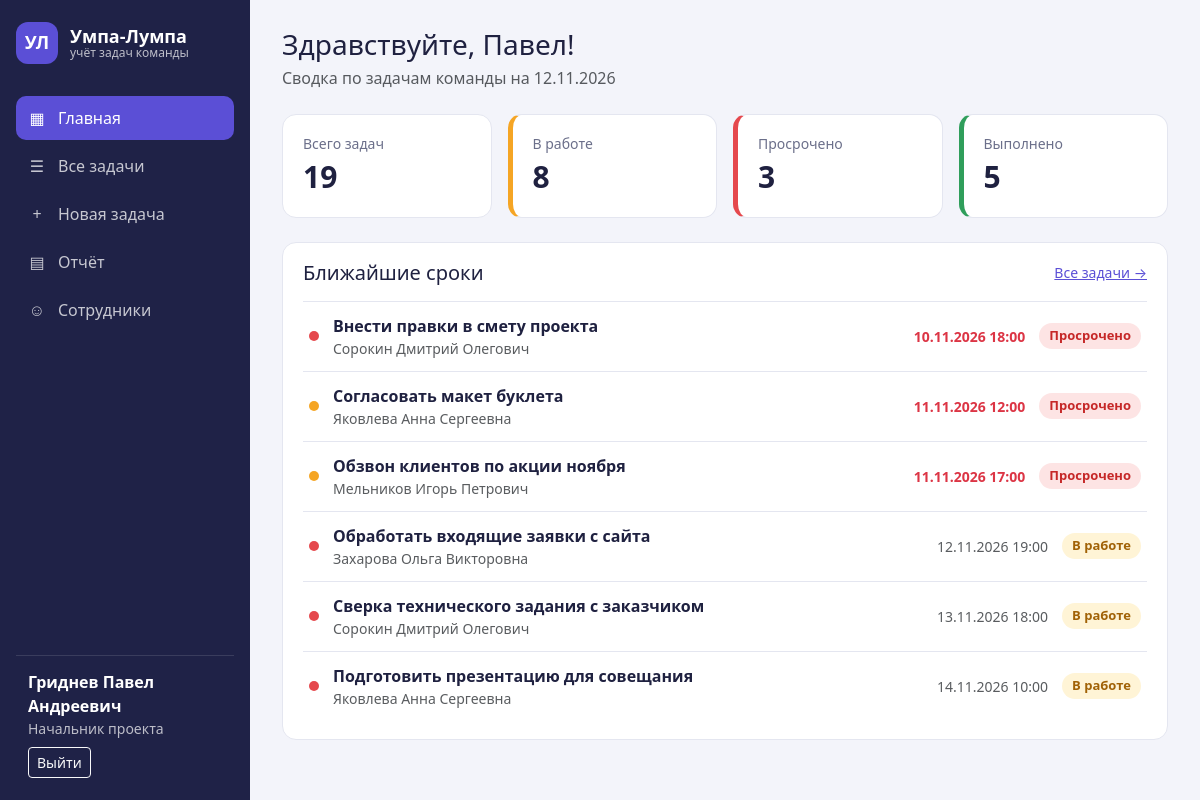
The app's page /site/index.php (signed in) with its own data.
### tables this page shows
CREATE TABLE tasks (
    id          INT UNSIGNED AUTO_INCREMENT PRIMARY KEY,
    title       VARCHAR(255) NOT NULL,
    description TEXT,
    author_id   INT UNSIGNED NOT NULL,
    executor_id INT UNSIGNED NOT NULL,
    status_id   INT UNSIGNED NOT NULL DEFAULT 1,
    priority    ENUM('Высокий', 'Средний', 'Низкий') NOT NULL DEFAULT 'Средний',
    deadline    DATETIME NOT NULL,
    created_at  DATETIME NOT NULL DEFAULT CURRENT_TIMESTAMP,
    updated_at  DATETIME NULL ON UPDATE CURRENT_TIMESTAMP,
    FOREIGN KEY (author_id) REFERENCES users (id) ON DELETE RESTRICT,
    FOREIGN KEY (executor_id) REFERENCES users (id) ON DELETE RESTRICT,
    FOREIGN KEY (status_id) REFERENCES task_statuses (id) ON DELETE RESTRICT
);

CREATE TABLE users (
    id            INT UNSIGNED AUTO_INCREMENT PRIMARY KEY,
    login         VARCHAR(50)  NOT NULL UNIQUE,
    password_hash VARCHAR(255) NOT NULL,
    fio           VARCHAR(100) NOT NULL,
    role_id       INT UNSIGNED NOT NULL,
    FOREIGN KEY (role_id) REFERENCES roles (id) ON DELETE RESTRICT
);

### site/auth.php (called while the page is built, shortened)
<?php
function canManage()
{
    return in_array($_SESSION['role_id'], [1, 2]);
}

### site/db.php (called while the page is built, shortened)
<?php
$priorities = ['Высокий', 'Средний', 'Низкий'];
$taskSql = "SELECT t.*, s.name AS status_name, e.fio AS executor, a.fio AS author
            FROM tasks t
            JOIN task_statuses s ON s.id = t.status_id
            JOIN users e ON e.id = t.executor_id
            JOIN users a ON a.id = t.author_id";
function taskState($task)
{
    if ($task['status_id'] == 1 && $task['deadline'] && strtotime($task['deadline']) < time()) {
        return ['Просрочено', 'st-overdue'];
    }
    $classes = [1 => 'st-work', 2 => 'st-done', 3 => 'st-fail', 4 => 'st-cancel'];
    return [$task['status_name'], $classes[$task['status_id']] ?? ''];
}
function dt($value)
{
    return $value ? date('d.m.Y H:i', strtotime($value)) : '—';
}

### site/index.php (the view, shortened to what this page needs)
<?php
require 'auth.php';
require 'db.php';
$where = canManage() ? '' : ' WHERE t.executor_id = ' . (int)$_SESSION['user_id'];
$stats = $pdo->query("SELECT
        COUNT(*) AS total,
        SUM(t.status_id = 1 AND (t.deadline IS NULL OR t.deadline >= NOW())) AS work,
        SUM(t.status_id = 1 AND t.deadline < NOW()) AS overdue,
        SUM(t.status_id = 2) AS done
    FROM tasks t" . $where)->fetch();
$near = $pdo->query($taskSql . ($where ?: ' WHERE 1') . " AND t.status_id = 1
                     ORDER BY t.deadline LIMIT 6")->fetchAll();
require 'header.php';
?>
<h3 class="mb-1">Здравствуйте, <?= htmlspecialchars(explode(' ', $_SESSION['fio'])[1] ?? $_SESSION['fio']) ?>!</h3>
<p class="text-muted mb-4"><?= canManage() ? 'Сводка по задачам команды' : 'Сводка по вашим задачам' ?> на <?= date('d.m.Y') ?></p>
<div class="row g-3 mb-4">
    <div class="col-6 col-xl-3"><div class="stat"><span>Всего задач</span><b><?= (int)$stats['total'] ?></b></div></div>
    <div class="col-6 col-xl-3"><div class="stat stat-work"><span>В работе</span><b><?= (int)$stats['work'] ?></b></div></div>
    <div class="col-6 col-xl-3"><div class="stat stat-overdue"><span>Просрочено</span><b><?= (int)$stats['overdue'] ?></b></div></div>
    <div class="col-6 col-xl-3"><div class="stat stat-done"><span>Выполнено</span><b><?= (int)$stats['done'] ?></b></div></div>
</div>
<div class="panel">
    <div class="d-flex justify-content-between align-items-center mb-3">
        <h5 class="mb-0">Ближайшие сроки</h5>
        <a href="tasks.php" class="small">Все задачи →</a>
    </div>
    <?php foreach ($near as $task): [$state, $class] = taskState($task); ?>
        <a class="near-row" href="task_view.php?id=<?= $task['id'] ?>">
            <span class="prio prio-<?= array_search($task['priority'], $priorities) ?>" title="<?= $task['priority'] ?> приоритет"></span>
            <span class="flex-grow-1">
                <b><?= htmlspecialchars($task['title']) ?></b>
                <small class="d-block text-muted"><?= htmlspecialchars($task['executor']) ?></small>
            </span>
            <span class="text-nowrap small <?= $class === 'st-overdue' ? 'text-danger fw-semibold' : 'text-muted' ?>"><?= dt($task['deadline']) ?></span>
            <span class="badge-st <?= $class ?>"><?= $state ?></span>
        </a>
    <?php endforeach; ?>
</div>
<?php require 'footer.php'; ?>

### site/header.php (shortened to what this page needs)
<!DOCTYPE html>
<html lang="ru">
<head>
    <link rel="stylesheet" href="css/bootstrap.min.css">
    <link rel="stylesheet" href="css/style.css">
</head>
<body>
<div class="layout">
    <?php require 'menu.php'; ?>
    <main class="content">

### site/menu.php
<?php
$page = basename($_SERVER['PHP_SELF']);
$menu = ['index.php' => ['▦', 'Главная'], 'tasks.php' => ['☰', canManage() ? 'Все задачи' : 'Мои задачи']];
if (canManage()) {
    $menu['task_add.php'] = ['+', 'Новая задача'];
    $menu['report.php'] = ['▤', 'Отчёт'];
}
if (isBoss()) {
    $menu['users.php'] = ['☺', 'Сотрудники'];
}
?>
<aside class="sidebar offcanvas-lg offcanvas-start" id="sidebar">
    <div class="brand">
        <span class="logo">УЛ</span>
        <div>Умпа-Лумпа<small>учёт задач команды</small></div>
    </div>
    <nav class="side-nav">
        <?php foreach ($menu as $file => [$icon, $name]): ?>
            <a class="<?= $file === $page ? 'active' : '' ?>" href="<?= $file ?>"><span><?= $icon ?></span><?= $name ?></a>
        <?php endforeach; ?>
    </nav>
    <div class="side-user">
        <b><?= htmlspecialchars($_SESSION['fio']) ?></b>
        <small><?= htmlspecialchars($_SESSION['role_name']) ?></small>
        <a class="btn btn-sm btn-outline-light mt-2" href="logout.php">Выйти</a>
    </div>
</aside>

### site/footer.php (shortened to what this page needs)
    </main>
</div>
</body>
</html>

### site/css/style.css (style rules this page uses)
:root { --side: #1f2247; --accent: #5b4fd6; --accent-dark: #483cc0; --bg: #f3f4fa; --line: #e4e6f0; }
body { background: var(--bg); color: #1f2140; }
a { color: var(--accent); }
.layout { display: flex; min-height: 100vh; }
.content { flex: 1; min-width: 0; padding: 28px 32px; }
.sidebar.offcanvas-lg { background: var(--side) !important; color: #fff; width: 250px; flex-shrink: 0; display: flex; flex-direction: column; padding: 22px 16px; }
@media (min-width: 992px) { .sidebar.offcanvas-lg { position: sticky; top: 0; height: 100vh; } }
.brand { display: flex; align-items: center; gap: 12px; font-weight: 700; font-size: 18px; line-height: 1.1; }
.brand small { display: block; font-weight: 400; font-size: 12px; opacity: 0.7; }
.logo { display: inline-flex; align-items: center; justify-content: center; width: 42px; height: 42px; border-radius: 12px; background: var(--accent); color: #fff; font-weight: 700; }
.side-nav { margin-top: 32px; display: flex; flex-direction: column; gap: 4px; }
.side-nav a { display: flex; gap: 12px; padding: 10px 12px; border-radius: 10px; color: rgba(255, 255, 255, 0.75); text-decoration: none; }
.side-nav a span { width: 18px; text-align: center; }
.side-nav a.active { background: var(--accent); color: #fff; }
.side-user { margin-top: auto; padding: 14px 12px 0; border-top: 1px solid rgba(255, 255, 255, 0.12); }
.side-user small { display: block; opacity: 0.7; }
.panel, .stat { background: #fff; border: 1px solid var(--line); border-radius: 14px; padding: 18px 20px; }
.stat span { display: block; color: #6b6f8a; font-size: 14px; }
.stat b { font-size: 30px; }
.stat-work { border-left: 5px solid #f5a524; }
.stat-overdue { border-left: 5px solid #e5484d; }
.stat-done { border-left: 5px solid #2f9e5b; }
.badge-st { display: inline-block; padding: 3px 10px; border-radius: 20px; font-size: 13px; font-weight: 600; white-space: nowrap; }
.st-work { background: #fff4d6; color: #a16207; }
.st-overdue { background: #fde4e4; color: #c62828; }
.prio { display: inline-block; width: 10px; height: 10px; border-radius: 50%; flex-shrink: 0; }
.prio-0 { background: #e5484d; }
.prio-1 { background: #f5a524; }
.near-row { display: flex; align-items: center; gap: 14px; padding: 12px 6px; border-top: 1px solid var(--line); color: inherit; text-decoration: none; }

### records on screen
tasks: title "Внести правки в смету проекта", executor.fio "Сорокин Дмитрий Олегович", deadline "10.11.2026 18:00", state "Просрочено"
tasks: title "Согласовать макет буклета", executor.fio "Яковлева Анна Сергеевна", deadline "11.11.2026 12:00", state "Просрочено"
tasks: title "Обзвон клиентов по акции ноября", executor.fio "Мельников Игорь Петрович", deadline "11.11.2026 17:00", state "Просрочено"
tasks: title "Обработать входящие заявки с сайта", executor.fio "Захарова Ольга Викторовна", deadline "12.11.2026 19:00", state "В работе"
tasks: title "Сверка технического задания с заказчиком", executor.fio "Сорокин Дмитрий Олегович", deadline "13.11.2026 18:00", state "В работе"
tasks: title "Подготовить презентацию для совещания", executor.fio "Яковлева Анна Сергеевна", deadline "14.11.2026 10:00", state "В работе"

### other values on screen
$icon "▦"
$name "Главная"
$icon "☰"
$name "Все задачи"
$icon "+"
$name "Новая задача"
$icon "▤"
$name "Отчёт"
$icon "☺"
$name "Сотрудники"
$_SESSION['fio'] "Гриднев Павел Андреевич"
$_SESSION['role_name'] "Начальник проекта"
explode(' ', $_SESSION['fio'])[1] "Павел"
$stats['total'] "19"
$stats['work'] "8"
